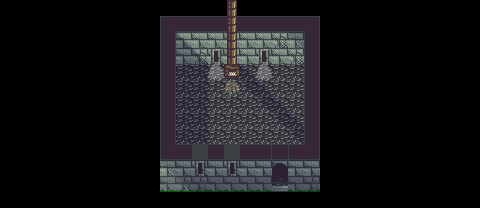

Tiled map render using the project's own tile images. Description and the whole map definition, tile-layer contents included, below:
An orthogonal 30x13 tile map with 16x16 px tiles, 3 tile layers (lower, middle, upper), 3 tilesets and 3 objects (NPC, PlayerStart, ChangeMap).

<map version="1.0" orientation="orthogonal" renderorder="left-down" width="30" height="13" tilewidth="16" tileheight="16" nextobjectid="5">
 <tileset firstgid="1" name="HouseTiles" tilewidth="16" tileheight="16" tilecount="72" columns="9">
  <image source="../tiles/village.gif" width="144" height="128" />
  <tile id="9">
   <properties>
    <property name="walkable" value="false" />
   </properties>
  </tile>
  <tile id="10">
   <properties>
    <property name="walkable" value="false" />
   </properties>
  </tile>
  <tile id="11">
   <properties>
    <property name="walkable" value="false" />
   </properties>
  </tile>
  <tile id="12">
   <properties>
    <property name="walkable" value="false" />
   </properties>
  </tile>
  <tile id="13">
   <properties>
    <property name="walkable" value="false" />
   </properties>
  </tile>
  <tile id="33">
   <properties>
    <property name="walkable" value="false" />
   </properties>
  </tile>
  <tile id="34">
   <properties>
    <property name="walkable" value="false" />
   </properties>
  </tile>
  <tile id="35">
   <properties>
    <property name="walkable" value="false" />
   </properties>
  </tile>
  <tile id="42">
   <properties>
    <property name="walkable" value="false" />
   </properties>
  </tile>
  <tile id="43">
   <properties>
    <property name="walkable" value="false" />
   </properties>
  </tile>
  <tile id="44">
   <properties>
    <property name="walkable" value="false" />
   </properties>
  </tile>
  <tile id="51">
   <properties>
    <property name="walkable" value="false" />
   </properties>
  </tile>
  <tile id="52">
   <properties>
    <property name="walkable" value="false" />
   </properties>
  </tile>
  <tile id="53">
   <properties>
    <property name="walkable" value="false" />
   </properties>
  </tile>
  <tile id="69">
   <properties>
    <property name="walkable" value="false" />
   </properties>
  </tile>
  <tile id="70">
   <properties>
    <property name="walkable" value="false" />
   </properties>
  </tile>
  <tile id="71">
   <properties>
    <property name="walkable" value="false" />
   </properties>
   <animation>
    <frame tileid="69" duration="325" />
    <frame tileid="70" duration="200" />
    <frame tileid="69" duration="250" />
    <frame tileid="70" duration="200" />
    <frame tileid="71" duration="100" />
    <frame tileid="70" duration="300" />
    <frame tileid="69" duration="450" />
    <frame tileid="70" duration="220" />
    <frame tileid="69" duration="300" />
    <frame tileid="70" duration="200" />
    <frame tileid="71" duration="100" />
    <frame tileid="70" duration="400" />
   </animation>
  </tile>
 </tileset>
 <tileset firstgid="73" name="Mayor" tilewidth="16" tileheight="24" tilecount="12" columns="3">
  <image source="../sprites/dancer_male_large2.png" width="48" height="96" />
  <tile id="0">
   <properties>
    <property name="Spritesheet" value="dancer_male_large2" />
   </properties>
  </tile>
 </tileset>
 <tileset firstgid="85" name="light" tilewidth="16" tileheight="16" tilecount="64" columns="8">
  <image source="../tiles/light_and_shadows.png" width="128" height="128" />
  <tile id="10">
   <animation>
    <frame tileid="12" duration="325" />
    <frame tileid="11" duration="200" />
    <frame tileid="12" duration="250" />
    <frame tileid="11" duration="200" />
    <frame tileid="10" duration="100" />
    <frame tileid="11" duration="300" />
    <frame tileid="12" duration="450" />
    <frame tileid="11" duration="220" />
    <frame tileid="12" duration="300" />
    <frame tileid="11" duration="200" />
    <frame tileid="10" duration="100" />
    <frame tileid="11" duration="400" />
   </animation>
  </tile>
 </tileset>
 <layer name="lower" width="30" height="13">
  <data encoding="csv">
0,0,0,0,0,0,0,0,0,0,0,0,0,0,0,0,0,0,0,0,0,0,0,0,0,0,0,0,0,0,
0,0,0,0,0,0,0,0,0,0,26,26,26,26,26,26,26,26,26,26,0,0,0,0,0,0,0,0,0,0,
0,0,0,0,0,0,0,0,0,0,61,61,61,61,61,61,61,61,61,61,0,0,0,0,0,0,0,0,0,0,
0,0,0,0,0,0,0,0,0,0,61,61,61,61,61,61,14,61,61,61,0,0,0,0,0,0,0,0,0,0,
0,0,0,0,0,0,0,0,0,0,61,61,61,61,61,61,61,61,61,61,0,0,0,0,0,0,0,0,0,0,
0,0,0,0,0,0,0,0,0,0,61,61,61,61,61,61,61,61,61,61,0,0,0,0,0,0,0,0,0,0,
0,0,0,0,0,0,0,0,0,0,61,61,61,61,61,61,61,61,61,61,0,0,0,0,0,0,0,0,0,0,
0,0,0,0,0,0,0,0,0,0,61,61,61,61,61,61,61,61,61,61,0,0,0,0,0,0,0,0,0,0,
0,0,0,0,0,0,0,0,0,0,61,61,61,61,61,61,61,61,61,61,0,0,0,0,0,0,0,0,0,0,
0,0,0,0,0,0,0,0,0,0,61,61,61,61,61,61,61,59,61,61,0,0,0,0,0,0,0,0,0,0,
0,0,0,0,0,0,0,0,0,0,26,26,26,26,26,26,26,26,26,26,0,0,0,0,0,0,0,0,0,0,
0,0,0,0,0,0,0,0,0,0,26,26,26,26,26,26,26,16,26,26,0,0,0,0,0,0,0,0,0,0,
0,0,0,0,0,0,0,0,0,0,0,0,0,0,0,0,0,0,0,0,0,0,0,0,0,0,0,0,0,0
</data>
 </layer>
 <layer name="middle" width="30" height="13">
  <data encoding="csv">
0,0,0,0,0,0,0,0,0,0,0,0,0,0,0,0,0,0,0,0,0,0,0,0,0,0,0,0,0,0,
0,0,0,0,0,0,0,0,0,0,34,35,35,35,35,35,35,35,35,36,0,0,0,0,0,0,0,0,0,0,
0,0,0,0,0,0,0,0,0,0,45,10,10,10,10,10,10,11,10,45,0,0,0,0,0,0,0,0,0,0,
0,0,0,0,0,0,0,0,0,0,45,10,11,14,10,10,14,10,11,45,0,0,0,0,0,0,0,0,0,0,
0,0,0,0,0,0,0,0,0,0,45,0,0,93,72,0,93,0,0,45,0,0,0,0,0,0,0,0,0,0,
0,0,0,0,0,0,0,0,0,0,45,0,0,0,95,0,0,0,0,45,0,0,0,0,0,0,0,0,0,0,
0,0,0,0,0,0,0,0,0,0,45,0,0,0,0,0,0,0,0,45,0,0,0,0,0,0,0,0,0,0,
0,0,0,0,0,0,0,0,0,0,45,0,0,0,0,0,0,0,0,45,0,0,0,0,0,0,0,0,0,0,
0,0,0,0,0,0,0,0,0,0,45,0,0,0,0,0,0,0,0,45,0,0,0,0,0,0,0,0,0,0,
0,0,0,0,0,0,0,0,0,0,52,35,43,35,43,35,53,0,44,54,0,0,0,0,0,0,0,0,0,0,
0,0,0,0,0,0,0,0,0,0,10,10,14,10,14,10,10,15,10,10,0,0,0,0,0,0,0,0,0,0,
0,0,0,0,0,0,0,0,0,0,12,13,13,12,12,12,12,16,12,13,0,0,0,0,0,0,0,0,0,0,
0,0,0,0,0,0,0,0,0,0,0,0,0,0,0,0,0,0,0,0,0,0,0,0,0,0,0,0,0,0
</data>
 </layer>
 <objectgroup name="objects">
  <object id="1" name="Mayor" type="NPC" gid="73" x="206.667" y="97.667" width="16" height="24">
   <properties>
    <property name="ontalk" value="this.TriggerDialog('MAYOR_1', worldAdapter, p);" />
    <property name="spritesheet" value="dancer_male_large2" />
   </properties>
  </object>
  <object id="2" name="MainStart" type="PlayerStart" x="272.545" y="121.364" width="14" height="16" />
 </objectgroup>
 <objectgroup name="triggers">
  <object id="3" name="MayorDoor" type="ChangeMap" x="272.719" y="141.556" width="14.409" height="56.5531">
   <properties>
    <property name="Map" value="village_small" />
    <property name="Start" value="MayorStart" />
   </properties>
  </object>
 </objectgroup>
 <layer name="upper" width="30" height="13">
  <data encoding="csv">
0,0,0,0,0,0,0,0,0,0,0,0,0,0,63,0,0,0,0,0,0,0,0,0,0,0,0,0,0,0,
0,0,0,0,0,0,0,0,0,0,0,0,0,0,63,0,0,0,0,0,0,0,0,0,0,0,0,0,0,0,
0,0,0,0,0,0,0,0,0,0,0,85,0,0,63,0,0,0,86,0,0,0,0,0,0,0,0,0,0,0,
0,0,0,0,0,0,0,0,0,0,0,87,85,0,63,0,0,0,0,0,0,0,0,0,0,0,0,0,0,0,
0,0,0,0,0,0,0,0,0,0,0,87,87,0,0,85,0,0,0,0,0,0,0,0,0,0,0,0,0,0,
0,0,0,0,0,0,0,0,0,0,0,87,87,0,0,86,85,0,0,0,0,0,0,0,0,0,0,0,0,0,
0,0,0,0,0,0,0,0,0,0,0,87,87,0,0,0,86,85,0,0,0,0,0,0,0,0,0,0,0,0,
0,0,0,0,0,0,0,0,0,0,0,87,87,0,0,0,0,86,85,0,0,0,0,0,0,0,0,0,0,0,
0,0,0,0,0,0,0,0,0,0,0,87,87,0,0,0,0,0,86,0,0,0,0,0,0,0,0,0,0,0,
0,0,0,0,0,0,0,0,0,0,0,0,0,0,0,0,0,35,0,0,0,0,0,0,0,0,0,0,0,0,
0,0,0,0,0,0,0,0,0,0,86,87,87,87,87,87,87,87,87,87,0,0,0,0,0,0,0,0,0,0,
0,0,0,0,0,0,0,0,0,0,0,86,87,87,87,87,87,87,87,87,0,0,0,0,0,0,0,0,0,0,
0,0,0,0,0,0,0,0,0,0,0,0,0,0,0,0,0,0,0,0,0,0,0,0,0,0,0,0,0,0
</data>
 </layer>
</map>
